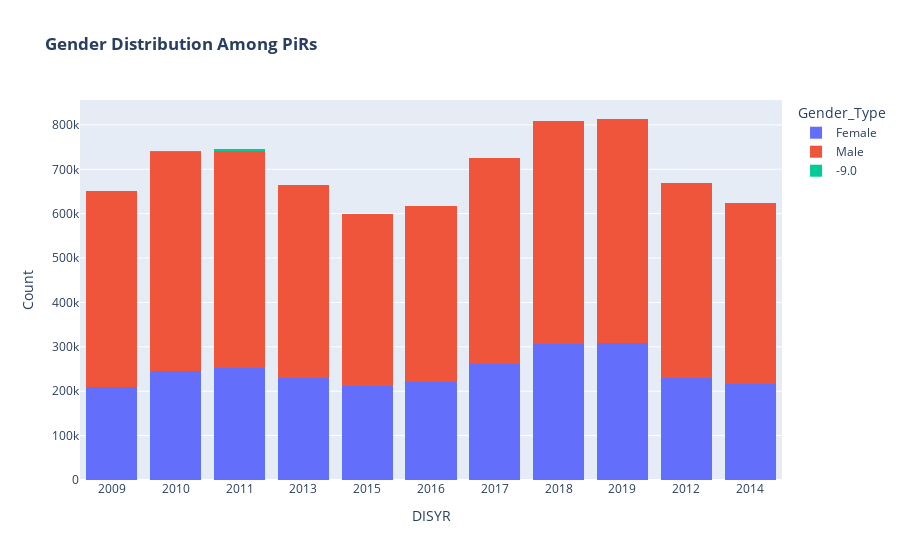

Notebook code cell kept with this figure:
### Code cell
fig = px.histogram(gender_agg, 
            x="DISYR", 
            y="count", 
            barmode="stack",
            color="Gender_Type", 
            title="<b>Gender Distribution Among PiRs<b>")
fig.update_xaxes(type="category")
fig.update_layout(yaxis_title="Count")
fig.show()

### Figure 1 — Plotly figure (JSON) as saved in the notebook; plotly's stock layout.template omitted (floating-point values rounded to 4 significant figures; data arrays with more than 128 entries replaced by an {"elided": "..."} marker saying what was removed)
{"data": [{"alignmentgroup": "True", "bingroup": "x", "histfunc": "sum", "hovertemplate": "Gender_Type=Female<br>DISYR=%{x}<br>sum of count=%{y}<extra></extra>", "legendgroup": "Female", "marker": {"color": "#636efa", "pattern": {"shape": ""}}, "name": "Female", "offsetgroup": "Female", "orientation": "v", "showlegend": true, "type": "histogram", "x": {"elided": "473 int values"}, "xaxis": "x", "y": {"elided": "473 int values"}, "yaxis": "y"}, {"alignmentgroup": "True", "bingroup": "x", "histfunc": "sum", "hovertemplate": "Gender_Type=Male<br>DISYR=%{x}<br>sum of count=%{y}<extra></extra>", "legendgroup": "Male", "marker": {"color": "#EF553B", "pattern": {"shape": ""}}, "name": "Male", "offsetgroup": "Male", "orientation": "v", "showlegend": true, "type": "histogram", "x": {"elided": "473 int values"}, "xaxis": "x", "y": {"elided": "473 int values"}, "yaxis": "y"}, {"alignmentgroup": "True", "bingroup": "x", "histfunc": "sum", "hovertemplate": "Gender_Type=-9.0<br>DISYR=%{x}<br>sum of count=%{y}<extra></extra>", "legendgroup": "-9.0", "marker": {"color": "#00cc96", "pattern": {"shape": ""}}, "name": "-9.0", "offsetgroup": "-9.0", "orientation": "v", "showlegend": true, "type": "histogram", "x": {"elided": "161 int values"}, "xaxis": "x", "y": {"elided": "161 int values"}, "yaxis": "y"}], "layout": {"barmode": "stack", "legend": {"title": {"text": "Gender_Type"}, "tracegroupgap": 0}, "title": {"text": "<b>Gender Distribution Among PiRs<b>"}, "xaxis": {"anchor": "y", "domain": [0, 1], "title": {"text": "DISYR"}, "type": "category"}, "yaxis": {"anchor": "x", "domain": [0, 1], "title": {"text": "Count"}}}}
